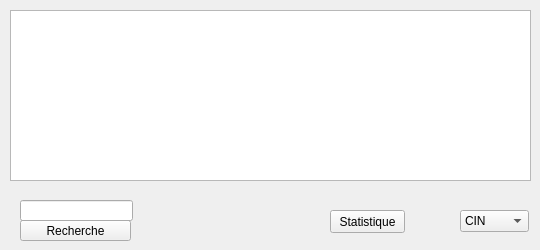
      <widget class="QWidget" name="tab_2">
       <attribute name="title">
        <string>Afficher les Employe</string>
       </attribute>
       <widget class="QTableView" name="tabemploye">
        <property name="geometry">
         <rect>
          <x>10</x>
          <y>10</y>
          <width>521</width>
          <height>171</height>
         </rect>
        </property>
       </widget>
       <widget class="QPushButton" name="stat2">
        <property name="geometry">
         <rect>
          <x>330</x>
          <y>210</y>
          <width>75</width>
          <height>23</height>
         </rect>
        </property>
        <property name="text">
         <string>Statistique</string>
        </property>
       </widget>
       <widget class="QPushButton" name="recherche">
        <property name="geometry">
         <rect>
          <x>20</x>
          <y>220</y>
          <width>111</width>
          <height>21</height>
         </rect>
        </property>
        <property name="text">
         <string>Recherche</string>
        </property>
       </widget>
       <widget class="QLineEdit" name="lineEdit_10">
        <property name="geometry">
         <rect>
          <x>20</x>
          <y>200</y>
          <width>113</width>
          <height>21</height>
         </rect>
        </property>
       </widget>
       <widget class="QComboBox" name="comboBox_2">
        <property name="geometry">
         <rect>
          <x>460</x>
          <y>210</y>
          <width>69</width>
          <height>22</height>
         </rect>
        </property>
        <item>
         <property name="text">
          <string>CIN</string>
         </property>
        </item>
        <item>
         <property name="text">
          <string>Nom</string>
         </property>
        </item>
        <item>
         <property name="text">
          <string>Prenom</string>
         </property>
        </item>
        <item>
         <property name="text">
          <string>Age</string>
         </property>
        </item>
        <item>
         <property name="text">
          <string>Salaire</string>
         </property>
        </item>
        <item>
         <property name="text">
          <string>Nombre d'heure</string>
         </property>
        </item>
       </widget>
      </widget>
